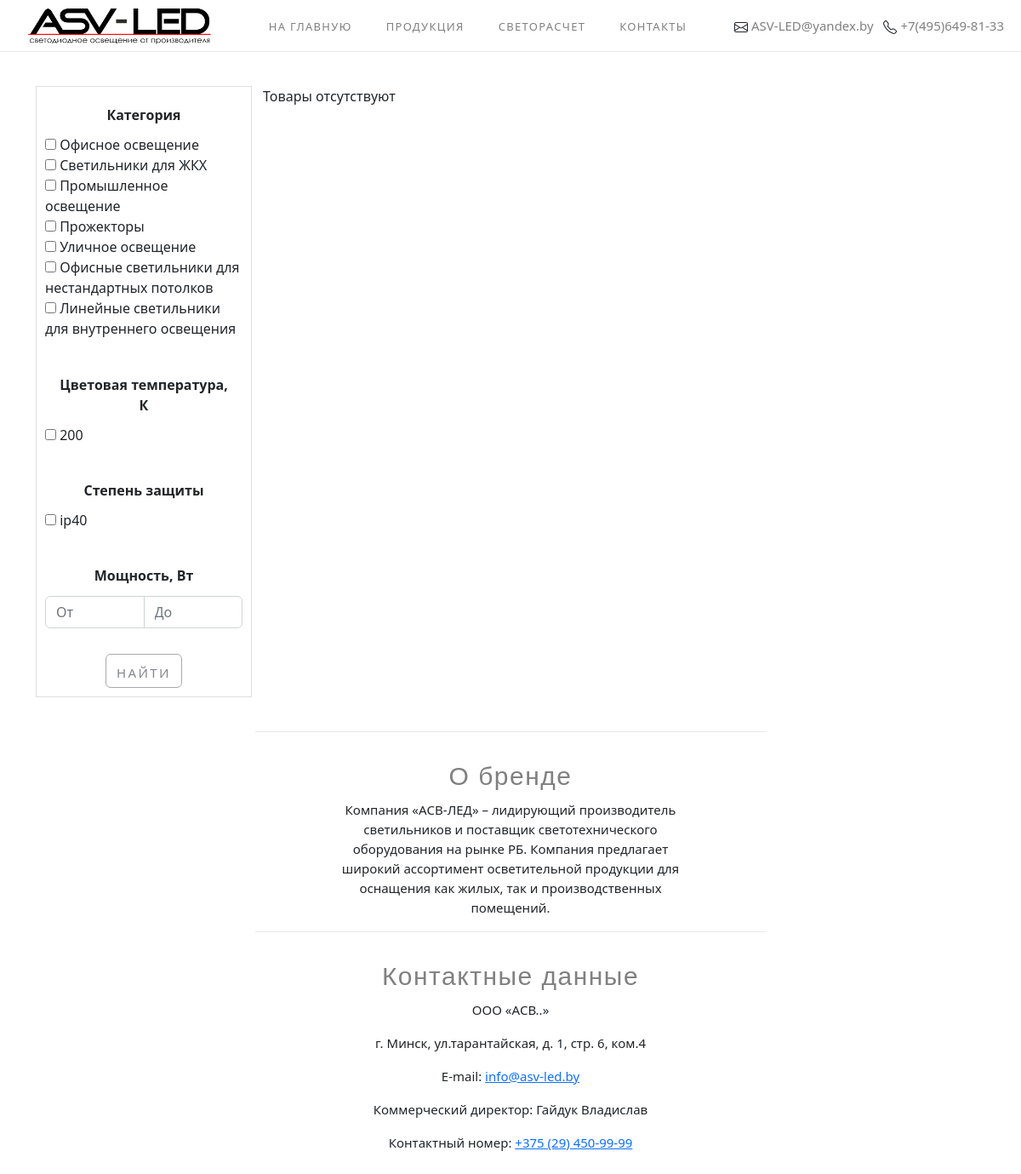
Screenshot of /catalog/filter/?category=ofisnoe-osveshenie with the database file from the repository.
### catalog/models.py (models this page shows, shortened)
class Category(models.Model):
    name = models.CharField('Категория', max_length=150)
    url = models.SlugField(max_length=160, unique=True)
    image = models.ImageField('Картинка', upload_to='img', null=True, blank=True)
    class Meta:
        verbose_name = 'Категория'
        verbose_name_plural = 'Категории'

class Kelvin(models.Model):
    name = models.CharField('Цветовая температура, К', max_length=150)
    url = models.SlugField(max_length=160, unique=True)
    class Meta:
        verbose_name = 'Цветовая температура'
        verbose_name_plural = 'Цветовые температуры'

class Protection(models.Model):
    name = models.CharField('Степень защиты', max_length=150)
    url = models.SlugField(max_length=160, unique=True)
    class Meta:
        verbose_name = 'Степень защиты'
        verbose_name_plural = 'Степени защиты'

### catalog/views.py (the view)
# urls.py: path('filter/', views.Filters.as_view(), name='filter'),
class Filters(Category, ListView):
    template_name = 'catalog/catalog.html'
    context_object_name = 'item_list'
    def get_queryset(self, *args, **kwargs):
        min_power = self.request.GET.get('min_power')
        max_power = self.request.GET.get('max_power')
        my_q = Q()
        if 'category' in self.request.GET:
            my_q = Q(category__url__in=self.request.GET.getlist('category'))
        if 'temp_sveta' in self.request.GET:
            my_q &= Q(temp_sveta__url__in=self.request.GET.getlist('temp_sveta'))
        if 'protection' in self.request.GET:
            my_q &= Q(protection__url__in=self.request.GET.getlist('protection'))
        if min_power:
            my_q &= Q(power__gte=int(min_power))
        if max_power:
            my_q &= Q(power__lte=int(max_power))
        queryset = Catalog.objects.filter(my_q)
        return queryset

### catalog/views.py (called while the page is built)
    def get_category(self):
        return CatModel.objects.all()

    def get_kelvin(self):
        return KelModel.objects.all()

    def get_protection(self):
        return ProModel.objects.all()

### catalog/templates/catalog/catalog.html (shortened to what this page needs)
{% extends 'main/layout.html' %}
{% load static %}
{% block body %}
<link rel="stylesheet" href="https://cdnjs.cloudflare.com/ajax/libs/bootstrap-slider/11.0.2/css/bootstrap-slider.css" />
        <div class="container container-prod">
            <div class="">
                <div class="col-md-3">
                    <div class="filters-menu">
                        <form action="{% url 'filter' %}" method="get" name="filter" id="filter-form">
                            <div class="filters-menu-block">
                                <div class="filters-menu-heading">
                                        <span>Категория</span>
                                </div>
                                <div class="filters-menu-content">
                                    {% for category in view.get_category %}
                                        <input type="checkbox" class="checked" name="category" value="{{ category.url }}" id="category">
                                            <span>{{ category.name }}</span>
                                        <br>
                                    {% endfor %}
                                </div>
                            </div>
                            <div class="filters-menu-block">
                                <div class="filters-menu-heading">
                                        <span>Цветовая температура, К</span>
                                </div>
                                <div class="filters-menu-content">
                                    {% for kelvin in view.get_kelvin %}
                                        <input type="checkbox" class="checked" name="temp_sveta" value="{{ kelvin.url }}" id="kelvin">
                                            <span>{{ kelvin.name }}</span>
                                        <br>
                                    {% endfor %}
                                </div>
                            </div>
                            <div class="filters-menu-block">
                                <div class="filters-menu-heading">
                                        <span>Степень защиты</span>
                                </div>
                                <div class="filters-menu-content">
                                    {% for protection in view.get_protection %}
                                        <input type="checkbox" class="checked" name="protection" value="{{ protection.url }}" id="protection">
                                            <span>{{ protection.name }}</span>
                                        <br>
                                    {% endfor %}
                                </div>
                            </div>
                            <div class="filters-menu-block">
                                <div class="filters-menu-heading">
                                        <span>Мощность, Вт</span>
                                </div>
                                <div class="input-group">
                                        <input type="number" class="form-control" name="min_power" placeholder="От" min="1" id="min_power">
                                        <input type="number" class="form-control" name="max_power" placeholder="До" max="9999" id="max_power">
                                </div>
                            </div>
                        <button type="submit" class="btn btn--first">Найти</button>
                        </form>
                    </div>
        </div>
        <div class="col-md-9">
            <div class="row ">
                {% if item_list %}
                {% for el in item_list %}
                <div class="product-card">
                    <div class="product-thumb">
                        <a href="{{ el.get_absolute_url }}"><img src="{{ el.image.url }}" alt=""></a>
                    </div>
                    <div class="product-details">
                        <div class="product-bottom-details d-flex justify-content-center">
                            <h4><a href="{{ el.get_absolute_url }}">{{ el.name }}</a></h4>
                        </div>
                    </div>
                </div>
                {% endfor %}
                {% else %}
                    Товары отсутствуют
                {% endif %}
            </div>
        </div>
  </div>
</div>
{% endblock %}

### main/static/main/css/main.css (style rules this page uses)
html { scroll-behavior: smooth; }
body { background: white; margin: 0; padding: 0; }
* { box-sizing: border-box; }
.btn { display: block; border: none; outline: none; text-transform: uppercase; letter-spacing: 0.16em; text-align: center; text-decoration: none; cursor: pointer; background-color: transparent; color: #82858a; border: 1px solid #a7a9ac; height: 40px; line-height: 38px; transition: color .45s, border-color .35s; padding-top: 2px; }
.btn--first { font-size: 15px; transition: background-color .45s, color .35s background-color: transparent; margin: 0 auto; margin-top: 10%; }
@media (min-width: 768px) { .col-md-1, .col-md-2, .col-md-3, .col-md-4, .col-md-5, .col-md-6, .col-md-7, .col-md-8, .col-md-9, .col-md-10, .col-md-11, .col-md-12 { float: left; } }
@media (min-width: 768px) { .col-md-9 { width: 75%; } }
@media (min-width: 768px) { .col-md-3 { width: 25%; } }
.filters-menu { display: grid; border: 1px solid rgba(212, 212, 212, 0.75); height: 100%; margin-right: 25px; margin-bottom: 40px; padding: 10px; }
.filters-menu-heading { font-weight: 600; padding: 0.7rem; text-align: center; }
.input-group>.form-control, .input-group>.form-floating, .input-group>.form-select { position: initial; }
.filters-menu-block { margin-bottom: 30px; }
.container-prod { margin-top: 40px; margin-bottom: 40px; }
.form-control { bottom: 6px; }

### rows the page displays
Category: name "Офисное освещение"
Category: name "Светильники для ЖКХ"
Category: name "Промышленное освещение"
Category: name "Прожекторы"
Category: name "Уличное освещение"
Category: name "Офисные светильники для нестандартных потолков"
Category: name "Линейные светильники для внутреннего освещения"
Kelvin: name "200"
Protection: name "ip40"
